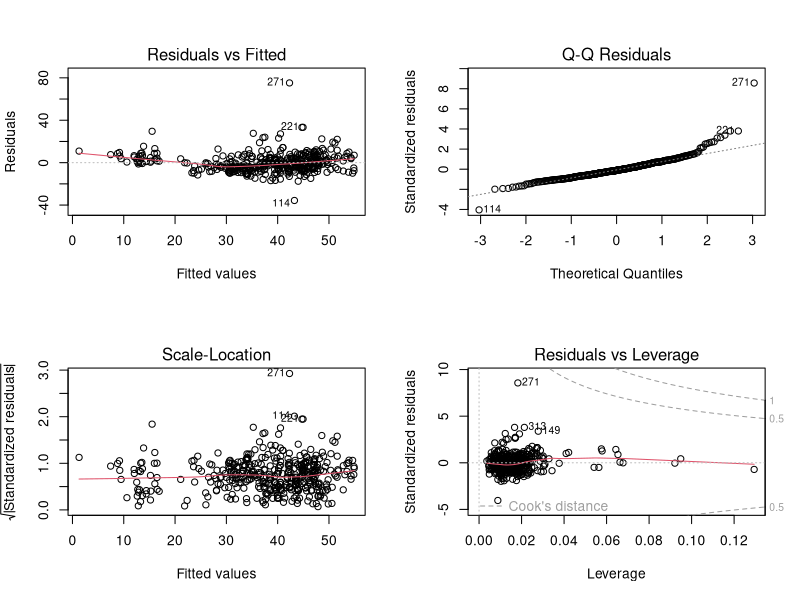
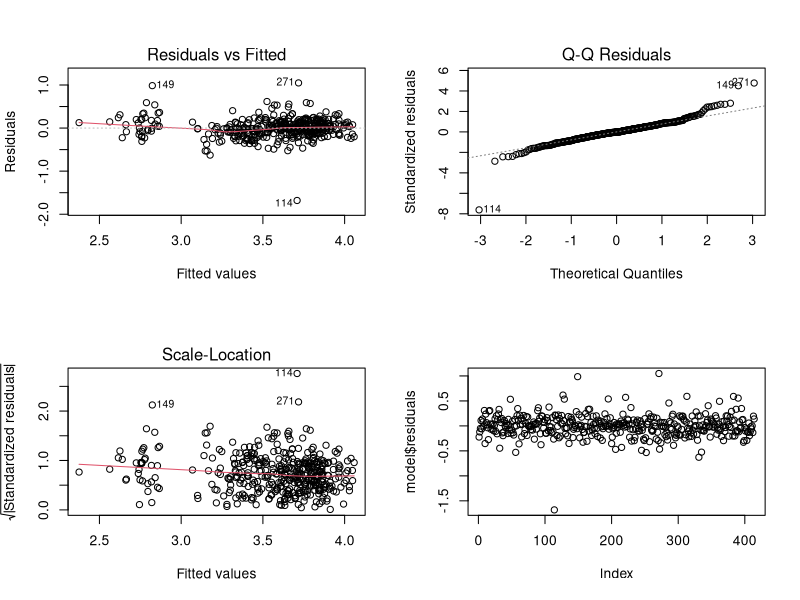
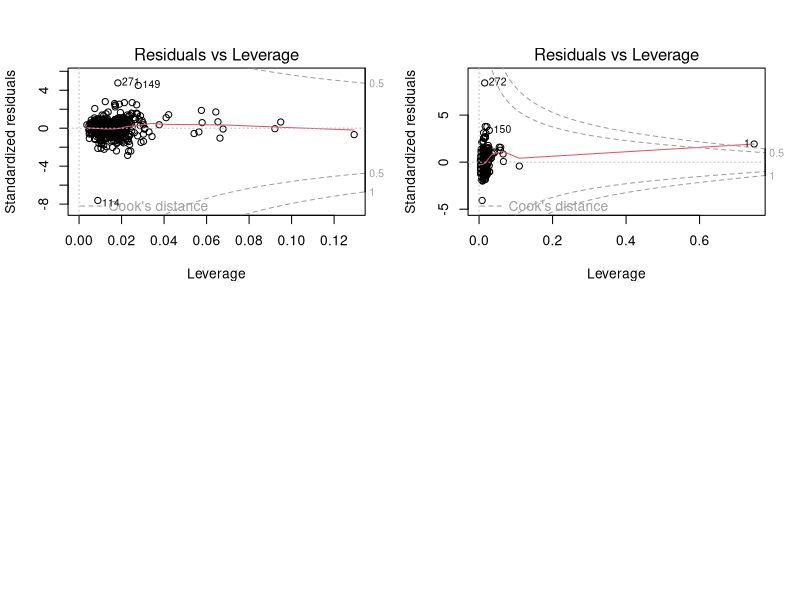

Write the R code that produced these figures, in order.
## ---- chunk 1

df <- read.csv("real_estate2.csv")

model <- lm(Price ~ ., data = df)

## ---- chunk 2

par(mfrow = c(2, 2))
plot(model)

## ---- chunk 3

# A log transformation on the response shows the best results
model <- lm(log(Price) ~ ., data = df)
summary(model)

## ---- chunk 4
plot(model, which = 1)

## ---- chunk 5
plot(model, which = 2)

## ---- chunk 6
plot(model, which = 3)

## ---- chunk 7

mean(resid(model))
## ---- chunk 8

plot(model$residuals)
## ---- chunk 9

plot(model, which = 5)
## ---- chunk 10
# Add an influential point to the model
df <- rbind(
      data.frame(
      Transaction = 2012.667, 
      Age = 50, 
      Station= 150.8515, 
      Stores = 5, 
      Latitude = 24.92515, 
      Longitude = 121.23737, 
      Price = 60), 
      df)

new_model <- lm(Price ~ ., data = df)
summary(new_model)
plot(new_model, which = 5)

## ---- chunk 11
library(MASS)

robust_model <- rlm(Price ~ ., data=df)
summary(robust_model)

